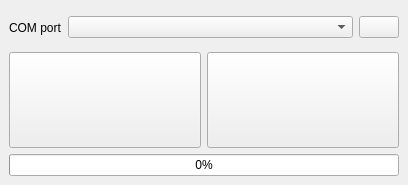
<?xml version="1.0" encoding="UTF-8"?>
<ui version="4.0">
 <class>MainWindow</class>
 <widget class="QMainWindow" name="MainWindow">
  <property name="geometry">
   <rect>
    <x>0</x>
    <y>0</y>
    <width>408</width>
    <height>185</height>
   </rect>
  </property>
  <property name="windowTitle">
   <string>Segnetics SMH 2G memory block backup/restore tool</string>
  </property>
  <property name="windowIcon">
   <iconset resource="ui.qrc">
    <normaloff>:/icons/icons/main.png</normaloff>:/icons/icons/main.png</iconset>
  </property>
  <property name="toolButtonStyle">
   <enum>Qt::ToolButtonIconOnly</enum>
  </property>
  <widget class="QWidget" name="centralwidget">
   <layout class="QGridLayout" name="gridLayout">
    <item row="1" column="0">
     <widget class="QPushButton" name="btnBackup">
      <property name="minimumSize">
       <size>
        <width>192</width>
        <height>96</height>
       </size>
      </property>
      <property name="text">
       <string/>
      </property>
      <property name="icon">
       <iconset resource="ui.qrc">
        <normaloff>:/icons/icons/backup.png</normaloff>:/icons/icons/backup.png</iconset>
      </property>
      <property name="iconSize">
       <size>
        <width>192</width>
        <height>96</height>
       </size>
      </property>
     </widget>
    </item>
    <item row="1" column="1">
     <widget class="QPushButton" name="btnRestore">
      <property name="minimumSize">
       <size>
        <width>192</width>
        <height>96</height>
       </size>
      </property>
      <property name="text">
       <string/>
      </property>
      <property name="icon">
       <iconset resource="ui.qrc">
        <normaloff>:/icons/icons/restore.png</normaloff>:/icons/icons/restore.png</iconset>
      </property>
      <property name="iconSize">
       <size>
        <width>192</width>
        <height>96</height>
       </size>
      </property>
     </widget>
    </item>
    <item row="2" column="0" colspan="2">
     <widget class="QProgressBar" name="progress">
      <property name="value">
       <number>0</number>
      </property>
     </widget>
    </item>
    <item row="0" column="0" colspan="2">
     <widget class="QWidget" name="widget" native="true">
      <layout class="QHBoxLayout" name="horizontalLayout">
       <property name="margin">
        <number>0</number>
       </property>
       <item>
        <widget class="QLabel" name="label">
         <property name="text">
          <string>COM port</string>
         </property>
        </widget>
       </item>
       <item>
        <widget class="QComboBox" name="cbComPort">
         <property name="sizePolicy">
          <sizepolicy hsizetype="Expanding" vsizetype="Fixed">
           <horstretch>0</horstretch>
           <verstretch>0</verstretch>
          </sizepolicy>
         </property>
        </widget>
       </item>
       <item>
        <widget class="QPushButton" name="btnScanPorts">
         <property name="text">
          <string/>
         </property>
         <property name="icon">
          <iconset resource="ui.qrc">
           <normaloff>:/icons/icons/update.png</normaloff>:/icons/icons/update.png</iconset>
         </property>
        </widget>
       </item>
      </layout>
     </widget>
    </item>
   </layout>
  </widget>
 </widget>
 <resources>
  <include location="ui.qrc"/>
 </resources>
 <connections/>
 <slots>
  <signal>ChangeUiState(bool)</signal>
  <signal>SetCapture(bool)</signal>
  <signal>SetLiveView(bool)</signal>
  <signal>ApplyConfig()</signal>
  <signal>OpenSettings()</signal>
  <signal>StorageSeek(uint32_t)</signal>
  <signal>SetSwitch(int)</signal>
  <slot>OnSetVideoOutputFC()</slot>
  <slot>OnSetVideoOutputDVI()</slot>
  <slot>OnSetThinning(int)</slot>
  <slot>OnSetChannelSpeed265()</slot>
  <slot>OnSetChannelSpeed531()</slot>
  <slot>OnSetChannelSpeed1062()</slot>
  <slot>OnSetFilterOn()</slot>
  <slot>OnSetFilterOff()</slot>
  <slot>OnSetCompression(int)</slot>
  <slot>OnApplyConfig()</slot>
  <slot>OnSetSwitch(int)</slot>
  <slot>OnPlay()</slot>
  <slot>OnStop()</slot>
  <slot>OnRecord()</slot>
  <slot>OnSetPlayNext(int)</slot>
  <slot>OnSaveFrame()</slot>
  <slot>OnSelectFrameFile()</slot>
  <slot>OnSendFrame()</slot>
  <slot>OnSetUiState(bool)</slot>
  <slot>OnSetCapture(bool)</slot>
  <slot>OnSetLiveView(bool)</slot>
  <slot>OnOpenSettings()</slot>
  <slot>OnStorageSeek(int)</slot>
  <slot>OnSliderPressed()</slot>
  <slot>OnSliderReleased()</slot>
  <slot>OnListSelectionChanged()</slot>
  <slot>OnListItemDoubleClick(QTreeWidgetItem*,int)</slot>
 </slots>
</ui>
